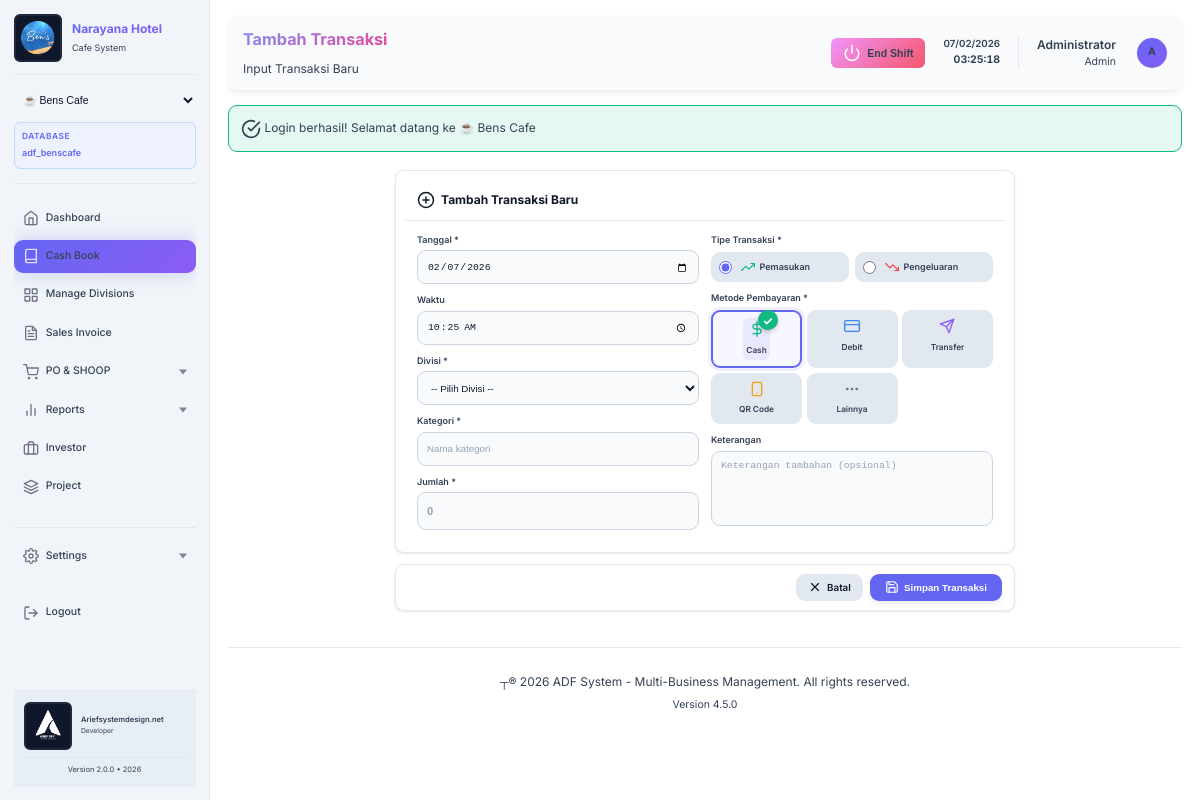
Screenshot of /adf_system/modules/cashbook/add.php (signed in) with the database file from the repository.
### tables this page shows
CREATE TABLE `settings` (
  `id` int(11) NOT NULL AUTO_INCREMENT,
  `setting_key` varchar(100) NOT NULL,
  `setting_value` longtext DEFAULT NULL,
  `setting_type` varchar(50) DEFAULT 'string',
  `description` text DEFAULT NULL,
  `created_at` timestamp NOT NULL DEFAULT current_timestamp(),
  `updated_at` timestamp NOT NULL DEFAULT current_timestamp() ON UPDATE current_timestamp(),
  PRIMARY KEY (`id`),
  UNIQUE KEY `setting_key` (`setting_key`),
  KEY `idx_key` (`setting_key`)
);

### adf_system/includes/header.php (shortened to what the rows shown need)
<!DOCTYPE html>
<html lang="<?php echo $_SESSION['user_language'] ?? 'id'; ?>">
<head>
    <link rel="stylesheet" href="<?php echo BASE_URL; ?>/assets/css/style.css?v=<?php echo time(); ?>">
</head>
<?php
$userTheme = 'dark';
if (isset($_SESSION['user_id'])) {
    try {
        require_once __DIR__ . '/../config/database.php';
        $db = Database::getInstance();
        $themeResult = $db->fetchOne(
            "SELECT theme FROM user_preferences WHERE user_id = ? AND branch_id = ? LIMIT 1",
            [$_SESSION['user_id'], ACTIVE_BUSINESS_ID]
        );
        if ($themeResult && !empty($themeResult['theme'])) {
            $userTheme = $themeResult['theme'];
        } else {
            $fallbackTheme = $db->fetchOne(
                "SELECT theme FROM user_preferences WHERE user_id = ? LIMIT 1",
                [$_SESSION['user_id']]
            );
            if ($fallbackTheme && !empty($fallbackTheme['theme'])) {
                $userTheme = $fallbackTheme['theme'];
            }
        }
    } catch (Exception $e) {
        $userTheme = 'dark';
        $themeError = $e->getMessage();
    }
}
?>
<body data-theme="<?php echo htmlspecialchars($userTheme); ?>" data-business="<?php echo ACTIVE_BUSINESS_ID; ?>" data-business-type="<?php echo BUSINESS_TYPE; ?>">
    <div class="main-wrapper">
        <aside class="sidebar">
            <div class="sidebar-header">
                <?php
                $companyNameSetting = $db->fetchOne("SELECT setting_value FROM settings WHERE setting_key = 'company_name'");
                $displayCompanyName = ($companyNameSetting && $companyNameSetting['setting_value'])
                    ? $companyNameSetting['setting_value']
                    : BUSINESS_NAME;
                ?>
                <div style="display: flex; align-items: center; gap: 0.875rem;">
                    <div style="flex: 1;">
                        <h1 class="logo" style="margin: 0; font-size: 1rem;"><?php echo htmlspecialchars($displayCompanyName); ?></h1>
                        <p style="color: var(--text-muted); font-size: 0.75rem; margin: 0; margin-top: 0.25rem;"><?php echo ucfirst(BUSINESS_TYPE); ?> System</p>
                    </div>
                </div>
                        <?php
                        require_once __DIR__ . '/../config/database.php';
                        ?>
            </div>
        </aside>
        <main class="main-content">
            <div class="top-bar">
                <div>
                    <h1 class="page-title"><?php echo $pageTitle ?? 'Dashboard'; ?></h1>
                </div>
            </div>

### adf_system/includes/footer.php (shortened to what the rows shown need)
           <?php
           $footerCopyrightSetting = $db->fetchOne("SELECT setting_value FROM settings WHERE setting_key = 'footer_copyright'");
           $footerCopyright = $footerCopyrightSetting['setting_value'] ?? ('© ' . APP_YEAR . ' ' . APP_NAME . '. All rights reserved.');
           $footerVersionSetting = $db->fetchOne("SELECT setting_value FROM settings WHERE setting_key = 'footer_version'");
           $footerVersion = $footerVersionSetting['setting_value'] ?? ('Version ' . APP_VERSION);
           ?>
           <footer style="margin-top: 3rem; padding: 2rem 0; border-top: 1px solid var(--bg-tertiary); text-align: center; color: var(--text-muted);">
               <p><?php echo htmlspecialchars($footerCopyright); ?></p>
               <p style="font-size: 0.875rem; margin-top: 0.5rem;"><?php echo htmlspecialchars($footerVersion); ?></p>
           </footer>
       </main>
   </div>
</body>
</html>

### rows the page displays
settings: setting_value "Narayana Hotel"
settings: setting_value "┬® 2026 ADF System - Multi-Business Management. All rights reserved."
settings: setting_value "Version 4.5.0"

### other values shown
BUSINESS_TYPE "Cafe"
$currentDb "adf_benscafe"
__('dashboard.title') "Dashboard"
__('cashbook.title') "Cash Book"
__('settings.divisions') "Manage Divisions"
__('settings.title') "Settings"
DEVELOPER_NAME "Ariefsystemdesign.net"
APP_VERSION "2.0.0"
APP_YEAR "2026"
$pageTitle "Tambah Transaksi"
$pageSubtitle "Input Transaksi Baru"
$_SESSION['full_name'] "Administrator"
$_SESSION['role'] "Admin"
substr($_SESSION['full_name'] ?? 'U', 0, 1) "A"
$success "Login berhasil! Selamat datang ke ☕ Bens Cafe"
